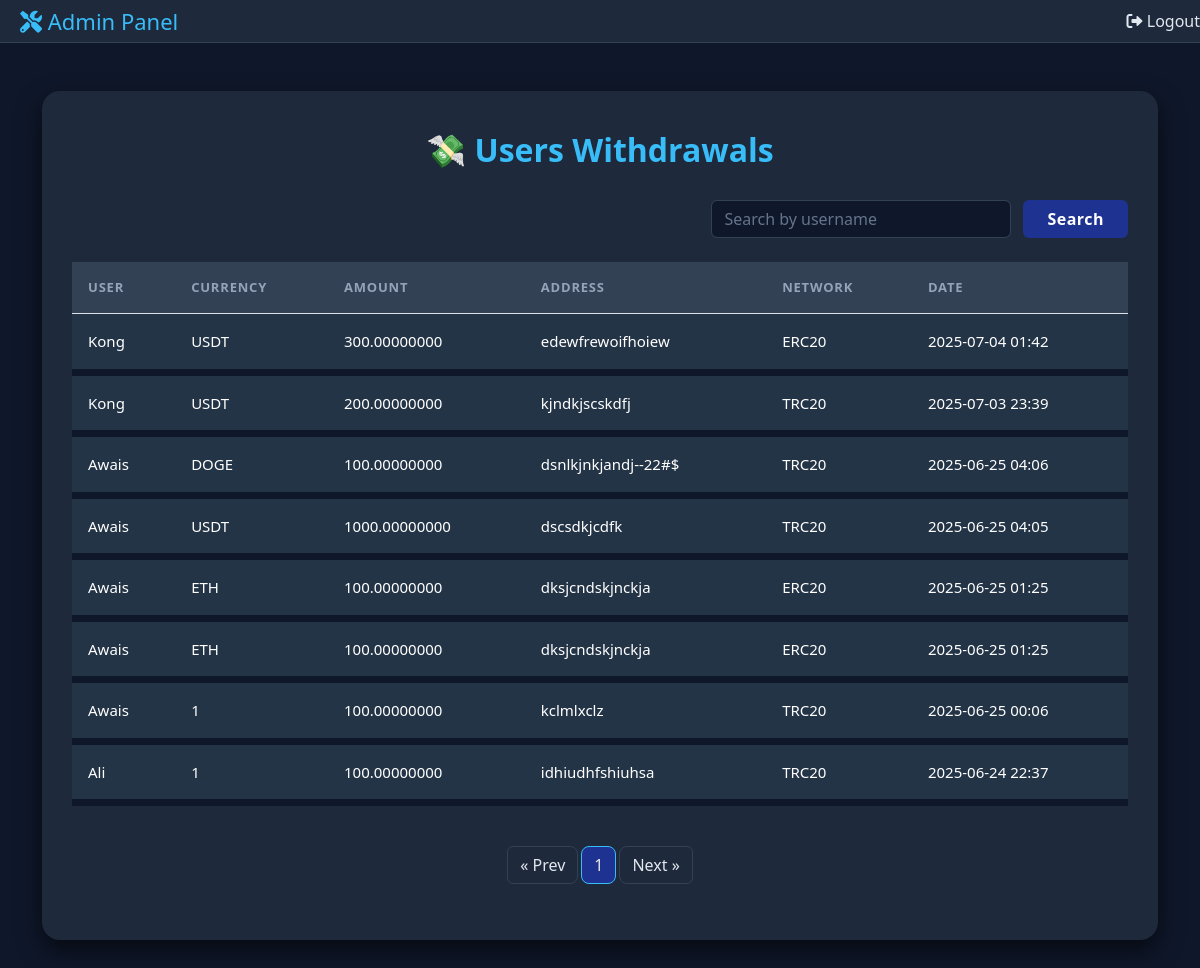
The app's page /ad/withdrawal_list/ with its own data.
### powerdigital_app/models.py (models this page shows, shortened)
class WithdrawalRequest(models.Model):
    CURRENCY_CHOICES = [
        ('USDT', 'USDT'),
        ('BTC', 'BTC'),
        ('ETH', 'ETH'),
        ('TRX', 'TRX'),
        ('ETC', 'ETC'),
        ('BNB', 'BNB'),
        ('DOGE', 'DOGE'),
        ('DOT', 'DOT'),
        ('APT', 'APT'),
        ('TON', 'TON'),
        ('ICP', 'ICP'),
        ('SHIB', 'SHIB'),
        ('ITC', 'ITC'),
        ('HT', 'HT'),
    ]
    NETWORK_CHOICES = [
        ('TRC20', 'TRC20'),
        ('ERC20', 'ERC20'),
    ]
    user = models.ForeignKey(User, on_delete=models.CASCADE)
    currency = models.CharField(max_length=10, choices=CURRENCY_CHOICES)
    address = models.CharField(max_length=255)
    network = models.CharField(max_length=10, choices=NETWORK_CHOICES)
    amount = models.DecimalField(max_digits=20, decimal_places=8)
    is_approved = models.BooleanField(default=False)
    created_at = models.DateTimeField(auto_now_add=True)

### powerdigital_app/views.py (the view)
# urls.py: path('ad/withdrawal_list/', views.admin_withdrawal_list, name='admin_withdrawal_list'),
def admin_withdrawal_list(request):
    search_query = request.GET.get('search', '')
    withdrawals = WithdrawalRequest.objects.all().order_by('-created_at')
    if search_query:
        withdrawals = withdrawals.filter(
            Q(user__username__icontains=search_query)
        )
    paginator = Paginator(withdrawals, 10)  # 10 per page
    page = request.GET.get('page')
    withdrawals_page = paginator.get_page(page)
    return render(request, 'admins/admin_withdrawal_list.html', {
        'withdrawals': withdrawals_page
    })

### powerdigital_app/templates/admins/admin_withdrawal_list.html (shortened to what this page needs)
{% extends 'admins/admin_base.html' %}
{% block content %}
{% load static %}
{% load i18n %}
<!DOCTYPE html>
<html lang="en">
<head>
    <link href="https://cdn.jsdelivr.net/npm/bootstrap@5.3.0/dist/css/bootstrap.min.css" rel="stylesheet">
</head>
<body>
<div class="container py-5">
    <div class="card-box">
        <h2 class="section-title">💸 Users Withdrawals</h2>
        <form method="get" class="search-form">
            <input type="text" name="search" class="form-control" placeholder="Search by username" value="{{ request.GET.search }}" style="max-width: 300px;">
            <button type="submit" class="btn btn-primary px-4">Search</button>
        </form>
        {% if withdrawals %}
            <div class="table-responsive">
                <table class="table table-hover align-middle">
                    <thead>
                        <tr>
                            <th>User</th>
                            <th>Currency</th>
                            <th>Amount</th>
                            <th>Address</th>
                            <th>Network</th>
                            <th>Date</th>
                        </tr>
                    </thead>
                    <tbody>
                        {% for w in withdrawals %}
                        <tr>
                            <td data-label="User">{{ w.user.username }}</td>
                            <td data-label="Currency">{{ w.currency }}</td>
                            <td data-label="Amount">{{ w.amount }}</td>
                            <td data-label="Address">{{ w.address }}</td>
                            <td data-label="Network">{{ w.network }}</td>
                            <td data-label="Date">{{ w.created_at|date:"Y-m-d H:i" }}</td>
                        </tr>
                        {% endfor %}
                    </tbody>
                </table>
            </div>
            <nav class="mt-4">
                <ul class="pagination justify-content-center">
                    {% if withdrawals.has_previous %}
                        <li class="page-item">
                            <a class="page-link" href="?search={{ request.GET.search }}&page={{ withdrawals.previous_page_number }}">« Prev</a>
                        </li>
                    {% else %}
                        <li class="page-item disabled"><span class="page-link">« Prev</span></li>
                    {% endif %}
                    {% for num in withdrawals.paginator.page_range %}
                        {% if num == withdrawals.number %}
                            <li class="page-item active"><span class="page-link">{{ num }}</span></li>
                        {% elif num > withdrawals.number|add:-2 and num < withdrawals.number|add:2 %}
                            <li class="page-item">
                                <a class="page-link" href="?search={{ request.GET.search }}&page={{ num }}">{{ num }}</a>
                            </li>
                        {% endif %}
                    {% endfor %}
                    {% if withdrawals.has_next %}
                        <li class="page-item">
                            <a class="page-link" href="?search={{ request.GET.search }}&page={{ withdrawals.next_page_number }}">Next »</a>
                        </li>
                    {% else %}
                        <li class="page-item disabled"><span class="page-link">Next »</span></li>
                    {% endif %}
                </ul>
            </nav>
        {% else %}
            <p class="text-center text-muted">No withdrawal requests found.</p>
        {% endif %}
    </div>
</div>
</body>
</html>
{% endblock %}

### powerdigital_app/templates/admins/admin_base.html (style rules this page uses)
body { margin: 0; font-family: 'Segoe UI', Tahoma, Geneva, Verdana, sans-serif; background-color: #0f172a; color: #e2e8f0; }

### powerdigital_app/templates/admins/admin_withdrawal_list.html (style rules this page uses)
body { background-color: #0f172a; color: #e2e8f0; font-family: 'Segoe UI', Tahoma, Geneva, Verdana, sans-serif; }
.card-box { background-color: #1e293b; border-radius: 18px; padding: 40px 30px; box-shadow: 0 10px 25px rgba(0, 0, 0, 0.6); backdrop-filter: blur(10px); }
.table thead th { background-color: #334155; color: #94a3b8; font-size: 13px; letter-spacing: 0.8px; text-transform: uppercase; }
.table tbody tr { background-color: #1e293b; border-bottom: 7px solid #0f172a; transition: background-color 0.2s ease; }
.table td, .table th { padding: 16px; vertical-align: middle; font-size: 15px; color: white; background-color: #243447; }
.section-title { font-size: 2rem; font-weight: bold; text-align: center; color: #38bdf8; margin-bottom: 30px; }
.search-form { display: flex; flex-wrap: wrap; gap: 12px; justify-content: flex-end; margin-bottom: 24px; }
.form-control { background-color: #0f172a; color: #e2e8f0; border: 1px solid #334155; }
.form-control::placeholder { color: #64748b; }
.btn-primary { background-color: #1d3291; border: none; font-weight: 600; letter-spacing: 0.5px; }
.pagination .page-link { background-color: #1e293b; color: #e2e8f0; border: 1px solid #334155; border-radius: 8px; margin: 0 4px; }
.pagination .page-item.active .page-link { background-color: #1d3291; color: #e9e9e9; border-color: #38bdf8; }

### records on screen
WithdrawalRequest: user.username "Kong", currency "USDT", amount "300.00000000", address "edewfrewoifhoiew", network "ERC20", created_at "2025-07-04 01:42"
WithdrawalRequest: user.username "Kong", currency "USDT", amount "200.00000000", address "kjndkjscskdfj", network "TRC20", created_at "2025-07-03 23:39"
WithdrawalRequest: user.username "Awais", currency "DOGE", amount "100.00000000", address "dsnlkjnkjandj--22#$", network "TRC20", created_at "2025-06-25 04:06"
WithdrawalRequest: user.username "Awais", currency "USDT", amount "1000.00000000", address "dscsdkjcdfk", network "TRC20", created_at "2025-06-25 04:05"
WithdrawalRequest: user.username "Awais", currency "ETH", amount "100.00000000", address "dksjcndskjnckja", network "ERC20", created_at "2025-06-25 01:25"
WithdrawalRequest: user.username "Awais", currency "ETH", amount "100.00000000", address "dksjcndskjnckja", network "ERC20", created_at "2025-06-25 01:25"
WithdrawalRequest: user.username "Awais", currency "1", amount "100.00000000", address "kclmlxclz", network "TRC20", created_at "2025-06-25 00:06"
WithdrawalRequest: user.username "Ali", currency "1", amount "100.00000000", address "idhiudhfshiuhsa", network "TRC20", created_at "2025-06-24 22:37"

### other values on screen
{{ num }} "1"
